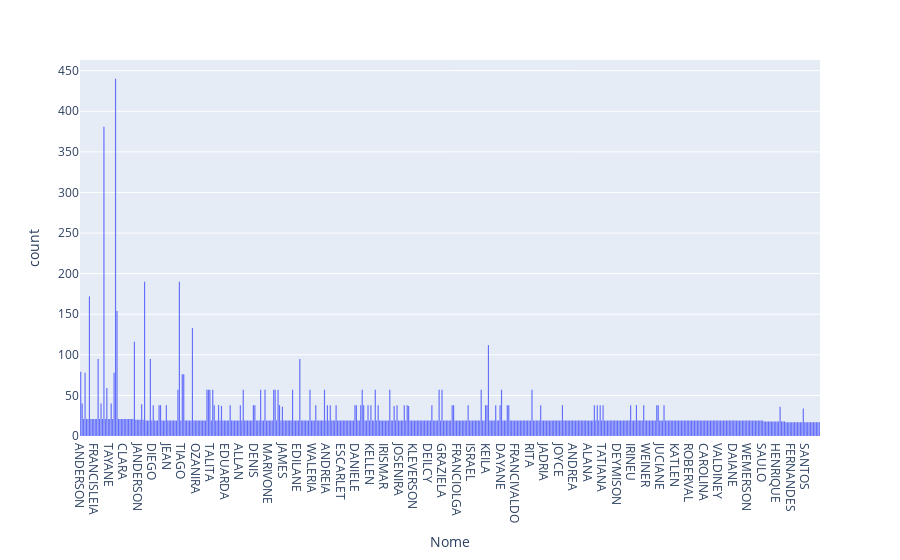

This figure's notebook cell:
### Code cell
# Meu computador não conseguiu compilar as informações do gráfico 
# para comparar quem vendeu mais e o vendedor que teve o maior lucro 
# seque o código abaixo:

#import plotly.express as px
#coluna = "Nome"
#grafico = px.histogram(vendas_df, x=coluna, color="Valor de Compra")
#grafico.show()

import plotly.express as px
coluna = "Nome"
grafico = px.histogram(vendas_df, x=coluna,)
grafico.show()

### Figure 1 — Plotly figure (JSON) as saved in the notebook; plotly's stock layout.template omitted (floating-point values rounded to 4 significant figures; data arrays with more than 128 entries replaced by an {"elided": "..."} marker saying what was removed)
{"data": [{"alignmentgroup": "True", "bingroup": "x", "hovertemplate": "Nome=%{x}<br>count=%{y}<extra></extra>", "legendgroup": "", "marker": {"color": "#636efa", "pattern": {"shape": ""}}, "name": "", "offsetgroup": "", "orientation": "v", "showlegend": false, "type": "histogram", "x": {"elided": "13877 mixed values"}, "xaxis": "x", "yaxis": "y"}], "layout": {"barmode": "relative", "legend": {"tracegroupgap": 0}, "margin": {"t": 60}, "xaxis": {"anchor": "y", "domain": [0, 1], "title": {"text": "Nome"}}, "yaxis": {"anchor": "x", "domain": [0, 1], "title": {"text": "count"}}}}
